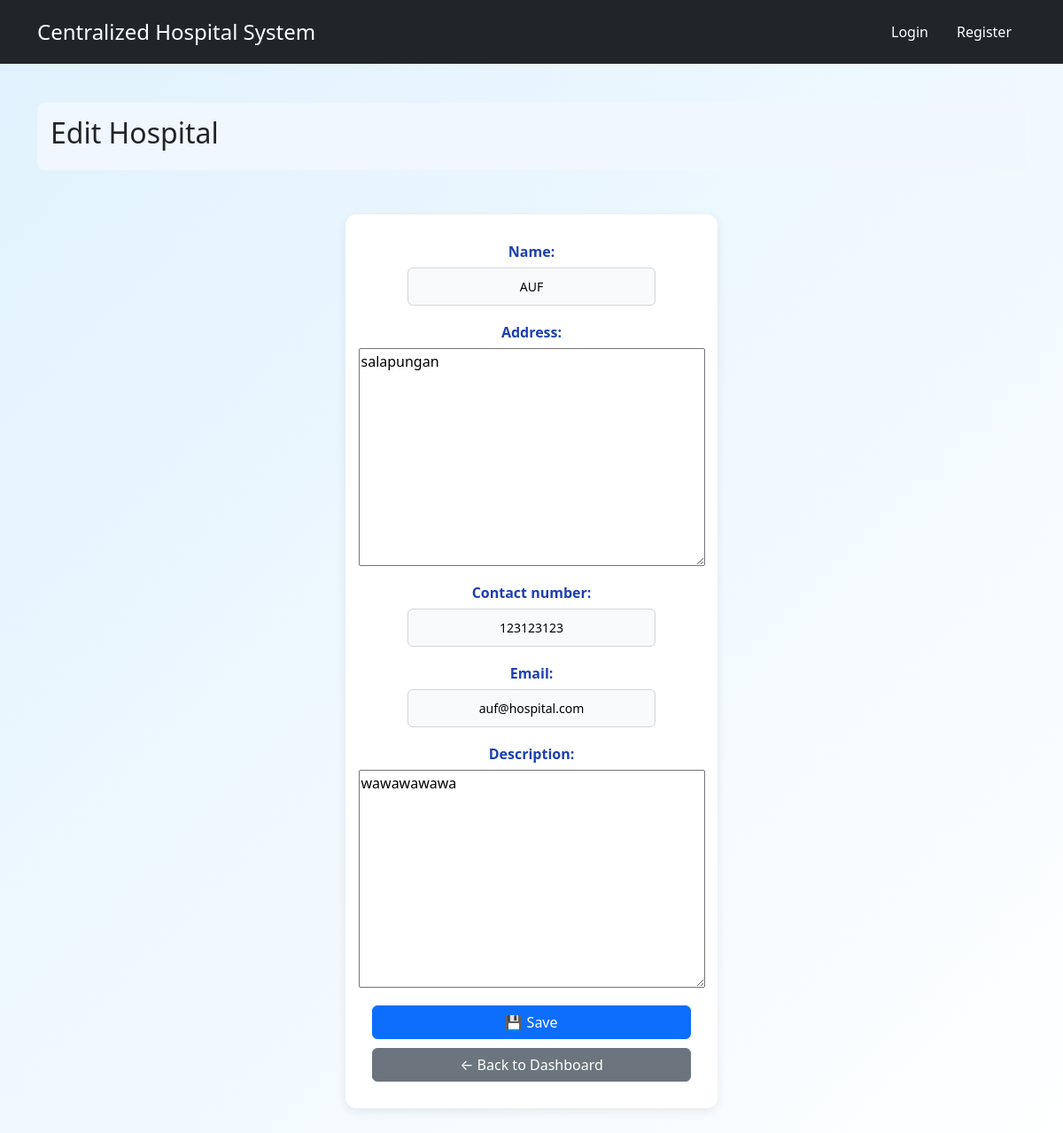
Page /hospitals/4/edit/ on the committed database.
### hospitals/models.py (models this page shows, shortened)
class Hospital(models.Model):
    name = models.CharField(max_length=255, null=True, blank=True)
    address = models.TextField(null=True, blank=True)
    contact_number = models.CharField(max_length=15, null=True, blank=True)
    email = models.EmailField(null=True, blank=True)
    description = models.TextField(null=True, blank=True)

### hospitals/views.py (the view)
# urls.py: path('<int:pk>/edit/', views.hospital_update, name='hospital_update'),
def hospital_update(request, pk):
    hospital = get_object_or_404(Hospital, pk=pk)
    if request.method == 'POST':
        form = HospitalForm(request.POST, instance=hospital)
        if form.is_valid():
            form.save()
            return redirect('accounts:admin_dashboard')
    else:
        form = HospitalForm(instance=hospital)
    return render(request, 'hospitals/hospital_form.html', {'form': form})

### hospitals/forms.py
class HospitalForm(forms.ModelForm):
    class Meta:
        model = Hospital
        fields = '__all__'

### hospitals/templates/hospitals/hospital_form.html (shortened to what this page needs)
{% extends "base.html" %}
{% block content %}
<div class="page-header">
  <h2>{{ form.instance.pk|yesno:"Edit Hospital,Add Hospital" }}</h2>
</div>
<div class="form-container">
  <form method="post">
    <div class="form-group">
      {{ form.name.label_tag }}
      {{ form.name }}
    </div>
    <div class="form-group">
      {{ form.address.label_tag }}
      {{ form.address }}
    </div>
    <div class="form-group">
      {{ form.contact_number.label_tag }}
      {{ form.contact_number }}
    </div>
    <div class="form-group">
      {{ form.email.label_tag }}
      {{ form.email }}
    </div>
    <div class="form-group">
      {{ form.description.label_tag }}
      {{ form.description }}
    </div>
    <div class="form-actions">
      <button type="submit" class="btn btn-primary">💾 Save</button>
      <a href="{% url 'accounts:admin_dashboard' %}" class="btn btn-secondary">← Back to Dashboard</a>
    </div>
  </form>
</div>
{% endblock %}

### static_my_project/css/styles.css (style rules this page uses)
body { font-family: Arial, sans-serif; background-color: #e6f0fa; margin: 0; padding: 0; color: #111827; }
h1, h2, h3, h4 { margin: 0 0 15px; font-weight: 600; }
.page-header { display: flex; justify-content: space-between; align-items: center; margin-bottom: 20px; background-color: #f0f7ff; padding: 15px; border-radius: 8px; }
.btn { display: inline-block; padding: 8px 14px; font-size: 14px; border-radius: 6px; text-decoration: none; transition: 0.2s; cursor: pointer; border: none; }
.btn-primary { background: #2563eb; color: #fff; }
.btn-secondary { background: #6b7280; color: #fff; }
.form-container { max-width: 420px; margin: 50px auto; background: #ffffff; padding: 30px; border-radius: 12px; box-shadow: 0 4px 12px rgba(0,0,0,0.08); }
.form-group { margin-bottom: 18px; display: flex; flex-direction: column; align-items: center; }
.form-group label { font-weight: 600; margin-bottom: 6px; color: #1e40af; text-align: center; }
.form-group input, .form-group select { width: 100%; max-width: 280px; padding: 10px; border: 1px solid #d1d5db; border-radius: 6px; font-size: 14px; text-align: center; background: #f9fafb; }
.form-actions { margin-top: 20px; display: flex; flex-direction: column; gap: 10px; }
.form-actions .btn { width: 100%; }
body::before { content: ""; position: fixed; top: 0; left: 0; width: 100%; height: 100%; background: linear-gradient(135deg, #e0f2fe 0%, #ffffff 100%); z-index: -1; }

### rows in the picture
Hospital: instance.pk "Edit Hospital", name "AUF", address "salapungan", contact_number "123123123", email "auf@hospital.com", description "wawawawawa"
